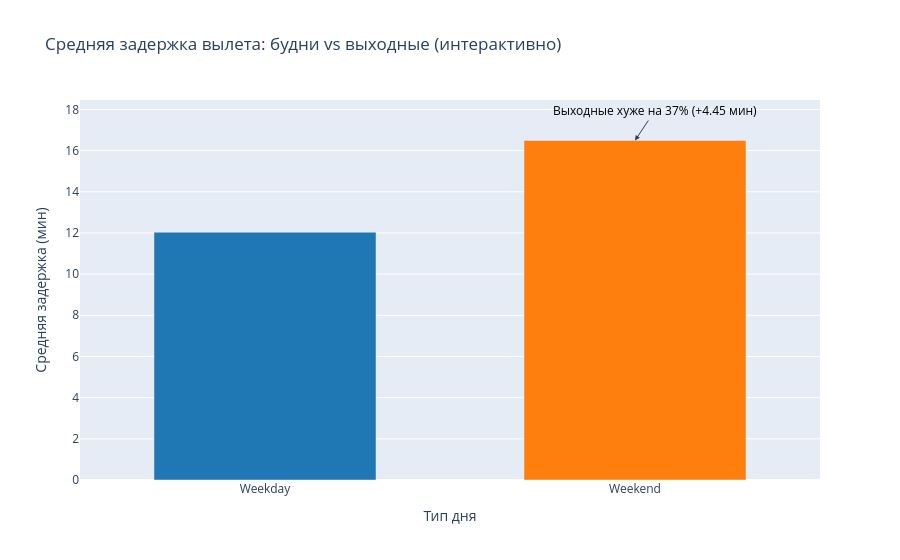

Notebook code for this chart:
### Markdown cell above
**Итог по причинам задержек (декабрь 2024)**
- **Главные виновники**: LateAircraftDelay (3.89 млн мин) и CarrierDelay (3.16 млн мин) — вместе дают ~70% всех минут задержек.
- **Самые частые**: CarrierDelay затрагивает 11.87% рейсов, LateAircraftDelay — 10.63%.
- **Самые тяжёлые при наличии**: WeatherDelay (сред. 83.65 мин) и LateAircraftDelay (58.5 мин) — это самые болезненные удары.
- **Выходные vs будни**: В выходные сильнее LateAircraftDelay (+4.53 мин) и CarrierDelay (+1.39 мин) — цепные реакции из-за повышенного туристического трафика.
- **Главный вывод**: Погода — не основной враг (всего 1.39% рейсов). Большинство задержек — внутренние проблемы авиакомпаний и цепная реакция от предыдущих рейсов.

### Code cell
# Добавим категорию Weekend/Weekday
flight_data['Period'] = flight_data['IsWeekend'].map({0: 'Weekday', 1: 'Weekend'})

import plotly.express as px

# Подготовка данных
period_delay = flight_data.groupby('Period')['DepDelay'].mean().reset_index()

fig = px.bar(
    period_delay,
    x='Period',
    y='DepDelay',
    title='Средняя задержка вылета: будни vs выходные (интерактивно)',
    labels={'DepDelay': 'Средняя задержка (мин)', 'Period': 'Тип дня'},
    color='Period',
    color_discrete_map={'Weekday': '#1f77b4', 'Weekend': '#ff7f0e'}
)

fig.update_layout(
    yaxis_title='Средняя задержка (мин)',
    xaxis_title='Тип дня',
    showlegend=False,
    bargap=0.4
)

fig.add_annotation(
    text='Выходные хуже на 37% (+4.45 мин)',
    x='Weekend',
    y=16.49,
    showarrow=True,
    arrowhead=2,
    ax=20,
    ay=-30,
    font=dict(size=12, color='black')
)

fig.show()

### Figure 1 — Plotly figure (JSON) as saved in the notebook; plotly's stock layout.template omitted (floating-point values rounded to 4 significant figures)
{"data": [{"hovertemplate": "Тип дня=%{x}<br>Средняя задержка (мин)=%{y}<extra></extra>", "legendgroup": "Weekday", "marker": {"color": "#1f77b4", "pattern": {"shape": ""}}, "name": "Weekday", "orientation": "v", "showlegend": true, "textposition": "auto", "type": "bar", "x": ["Weekday"], "xaxis": "x", "y": [12.04], "yaxis": "y"}, {"hovertemplate": "Тип дня=%{x}<br>Средняя задержка (мин)=%{y}<extra></extra>", "legendgroup": "Weekend", "marker": {"color": "#ff7f0e", "pattern": {"shape": ""}}, "name": "Weekend", "orientation": "v", "showlegend": true, "textposition": "auto", "type": "bar", "x": ["Weekend"], "xaxis": "x", "y": [16.49], "yaxis": "y"}], "layout": {"annotations": [{"arrowhead": 2, "ax": 20, "ay": -30, "font": {"color": "black", "size": 12}, "showarrow": true, "text": "Выходные хуже на 37% (+4.45 мин)", "x": "Weekend", "y": 16.49}], "bargap": 0.4, "barmode": "relative", "legend": {"title": {"text": "Тип дня"}, "tracegroupgap": 0}, "showlegend": false, "title": {"text": "Средняя задержка вылета: будни vs выходные (интерактивно)"}, "xaxis": {"anchor": "y", "categoryarray": ["Weekday", "Weekend"], "categoryorder": "array", "domain": [0, 1], "title": {"text": "Тип дня"}}, "yaxis": {"anchor": "x", "domain": [0, 1], "title": {"text": "Средняя задержка (мин)"}}}}
